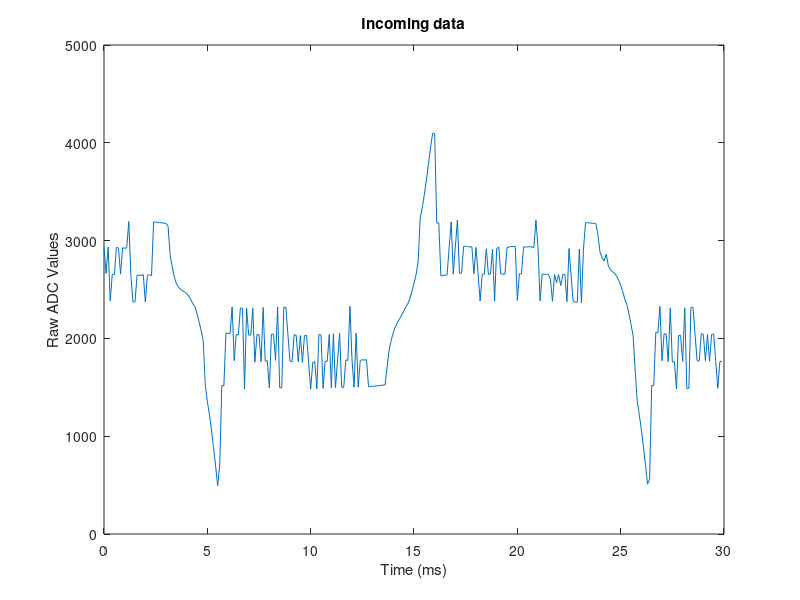

This figure's MATLAB source: (Note: this script raises an error after producing the figure.)
close all;
clear all;

load ac_data;

e = 300;

f = 10000;

L = 127;

time_vector = (0:(e-1)) ./f .* 1000;

%[ax,h1,h2] = plotyy(time_vector, raw_ac_adc(1:e), time_vector, trigger(1:e));

figure;
plot(time_vector, raw_ac_adc(1:e));


hold on; 
%plot([1 e],[mean(raw_ac_adc) mean(raw_ac_adc)], 'cyan');
title('Incoming data');
ylabel('Raw ADC Values');
xlabel('Time (ms)');


yyaxis right;
plot(time_vector, trigger(1:e));
ylabel('Trigger Ouput');
ylim([-.1 1.1]);

%set(get(ax(1),'Ylabel'),'String','Raw ADC Value') 
%set(get(ax(2),'Ylabel'),'String','Triggering Output') 

%legend('Raw ADC Values', 'Mean ADC Values', 'Trigger Circuit Output');
legend('Raw ADC Values', 'Trigger Output');


new_idx = 1;

for idx=1:length(raw_ac_adc)
    if (trigger(idx) == 0)
        adc_dsp(new_idx) = raw_ac_adc(idx);
        new_idx = new_idx + 1;
    end;
end;


adc_dsp = abs(adc_dsp - mean(adc_dsp));

figure;
yyaxis left;
plot(time_vector, adc_dsp(1:e));
 %.* 4 ./ 4095 ./ 2.8 .* 1000
title('Processed ADC Values');
xlabel('Time (ms)');
ylabel('Processed ADC Values');
ylim([0 max(adc_dsp(1:e))]);



yyaxis right;
ylim([0 max(adc_dsp(1:e))* 4 / 4095 / 2.8 * 1000]);
ylabel('Current (mA)');



figure;
hold on;
%plot(time_vector, corr(1:e) ./ L);
%plot(time_vector, corr_not_included_code(1:e) ./ L);
%plot([time_vector(1) time_vector(end)],[1/2 1/2]);
plot(time_vector, corr(1:e));
plot(time_vector, corr_not_included_code(1:e));
plot([time_vector(1) time_vector(end)],[L/2 L/2]);

%title('Identifying LED');
title('Correlation');
xlabel('Time (ms)');
%ylabel('Code similarity');
%legend('Similarity w/ present code', 'Similarity w/ not present code', 'Threshold');
ylabel('Correlation');
legend('Correlation w/ present code', 'Correlation w/ not present code', 'Threshold');



hold off;
